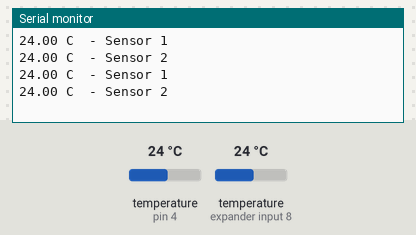
The sketch below on a simulated Arduino Uno, built with avr-gcc and run on an emulated ATmega328P. Parts: the last lines printed to the serial monitor. The inputs (shaded band) are chosen by the test bench; at power-on: temperature (sensors on pin 4, expander input 8) 24 °C.

Above: at 7.3 s.
7.4 s: temperature (sensor on pin 4) set to 12 °C
At 13.1 s:
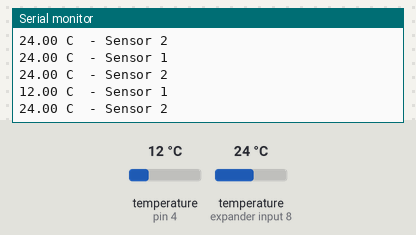
14.1 s: temperature (sensor on expander input 8) set to 12 °C
At 19.1 s:
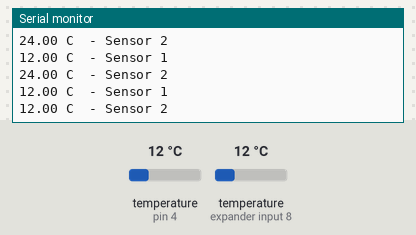
20.8 s: temperature (sensor on pin 4) set to 19 °C
At 25.0 s:
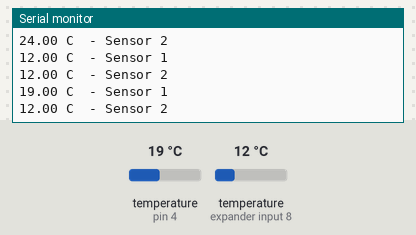
27.5 s: temperature (sensor on expander input 8) set to 19 °C
At 31.0 s:
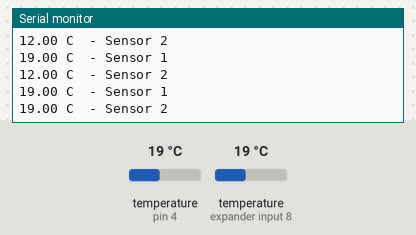
Timing chart, 0 to 32.5 s (numbered marks = the images above; inputs shaded):
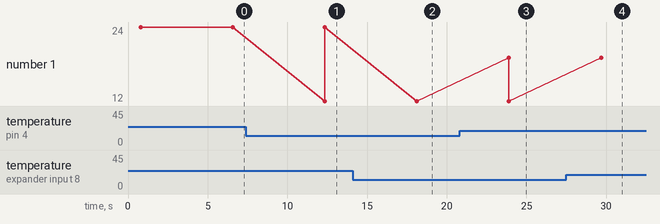

The sketch:

DS18D20_ReadAddress.ino
```cpp
/*
Project:  Multiple DS18B20 Temperatur Sensors on 1-Wire
Author:   Thomas Edlinger for www.edistechlab.com
Date:     Created 17.10.2021
Version:  V1.0
IDE:      Arduino IDE 1.8.16
 
Required Board (Tools -> Board -> Boards Manager...)
 - Board: esp8266 by ESP8266 Community   V3.0.2
 - Board: esp32   by Espressif Systems   V1.0.6

Required libraries (sketch -> include library -> manage libraries)
 - OneWire libary V2.3.5 by Jim Studt
 - DallasTemperature V3.9.0 by Miles Burton

Connect the DS18B20 Sensor:
Sensor         ESP32    ESP8266    UNO      Mega
VDD            3,3V     3,3V       5V       5V
DQ / 4,7kOhm   4        4          4        4
GND            GND      GND        GND      GND
*/

#include <OneWire.h>
#include <DallasTemperature.h>

const int oneWireBus = 4;   //GPIO Pin 1-Wire Bus
OneWire oneWire(oneWireBus);
DallasTemperature sensors(&oneWire);

//Sensor 1: 28  CC  32  07  D6  01  3C  6C
//Sensor 2: 28  F7  2C  07  D6  01  3C  A7
float tempSensor1, tempSensor2;
uint8_t sensor1[8] = { 0x28, 0x6E, 0x77, 0x96, 0xF0, 0x01, 0x3C, 0x4E  };
uint8_t sensor2[8] = { 0x28, 0x8C, 0xFC, 0x96, 0xF0, 0x01, 0x3C, 0xB2  };

void setup() {
  Serial.begin(115200);
  sensors.begin();
}

void loop() {
  sensors.requestTemperatures();
  tempSensor1 = sensors.getTempC(sensor1); // Gets the Sensor 1 values
  tempSensor2 = sensors.getTempC(sensor2); // Gets the Sensor 2 values
  Serial.print(tempSensor1);
  Serial.println(" C  - Sensor 1");
  Serial.print(tempSensor2);
  Serial.println(" C  - Sensor 2");
  delay(5000);
}
```

Measured:
- after the input at 7.4 s, the serial monitor: prints a new line after 4.9 s (image 1)
- after the input at 14.1 s, the serial monitor: prints a new line after 4.0 s (image 2)
- after the input at 20.8 s, the serial monitor: prints a new line after 3.1 s (image 3)
- after the input at 27.5 s, the serial monitor: prints a new line after 2.2 s (image 4)
